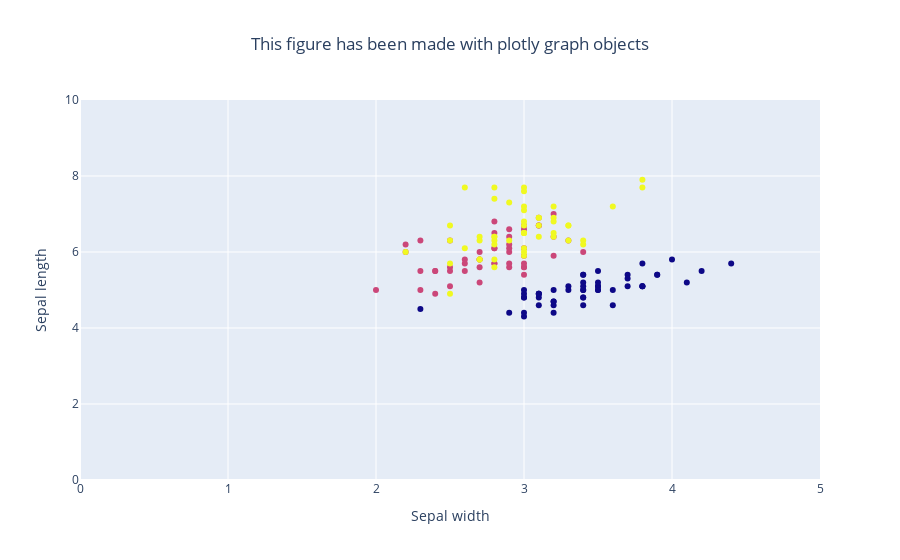

The notebook cell this image was saved under:
### Markdown cell above
Let's refine our scatter plot by using more graph objects :
* `go.scatter.Marker` that provides control on the marker's style (here, we use it to change the marker colors)
* `go.layout.XAxis` and `go.layout.YAxis` that allow us to define the axes' title and ranges

### Code cell
fig = go.Figure(
    data = go.Scatter(
        x = df['sepal_width'],
        y = df['sepal_length'],
        mode = 'markers',
        marker = go.scatter.Marker(color = df['species_id'])),
    layout = go.Layout(
        title = go.layout.Title(text = "This figure has been made with plotly graph objects", x = 0.5),
        xaxis = go.layout.XAxis(title = 'Sepal width', range = [0, 5]),
        yaxis = go.layout.YAxis(title = 'Sepal length', range = [0, 10])
    )
)

fig.show()

### Figure 1 — Plotly figure (JSON) as saved in the notebook; plotly's stock layout.template omitted (floating-point values rounded to 4 significant figures; data arrays with more than 128 entries replaced by an {"elided": "..."} marker saying what was removed)
{"data": [{"marker": {"color": {"elided": "150 int values"}}, "mode": "markers", "type": "scatter", "x": {"elided": "150 float values"}, "y": {"elided": "150 float values"}}], "layout": {"title": {"text": "This figure has been made with plotly graph objects", "x": 0.5}, "xaxis": {"range": [0, 5], "title": {"text": "Sepal width"}}, "yaxis": {"range": [0, 10], "title": {"text": "Sepal length"}}}}
